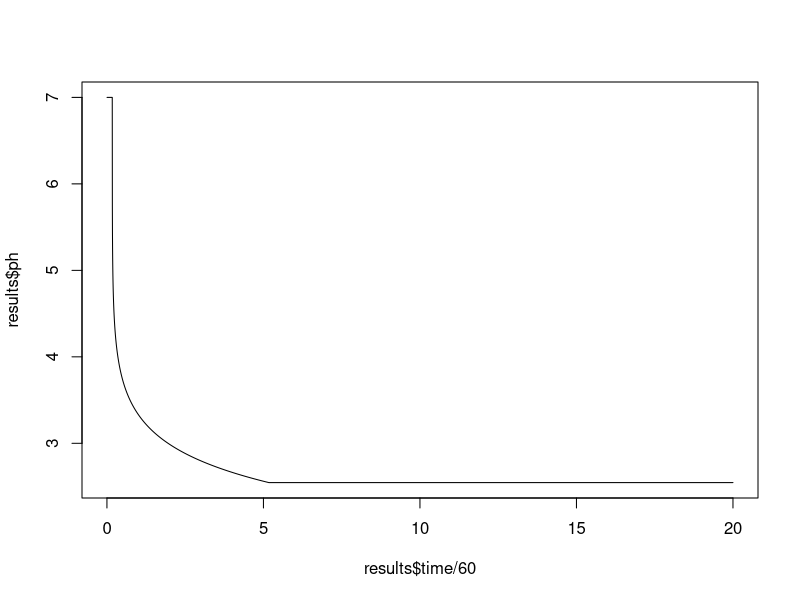
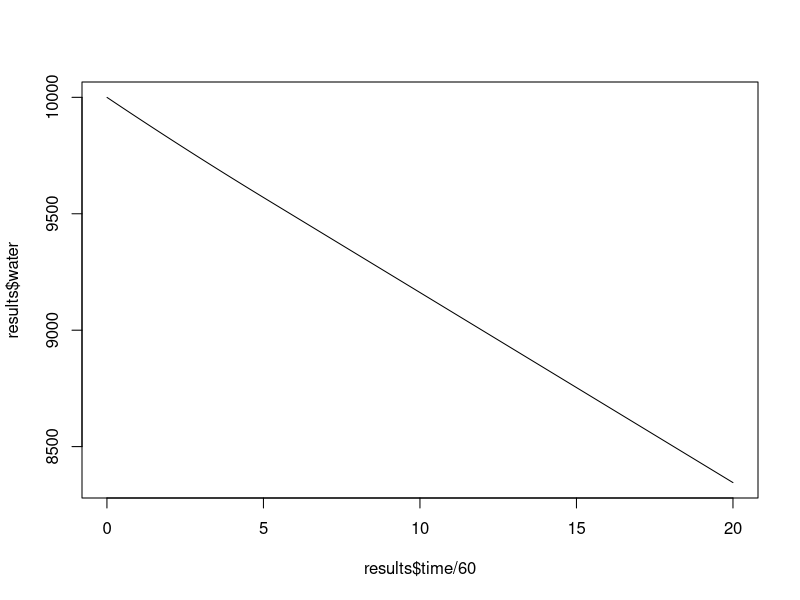
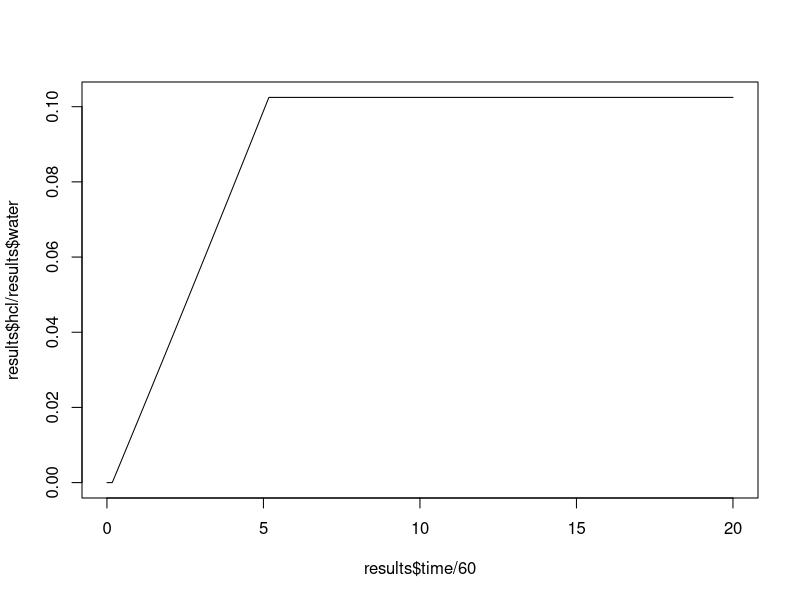
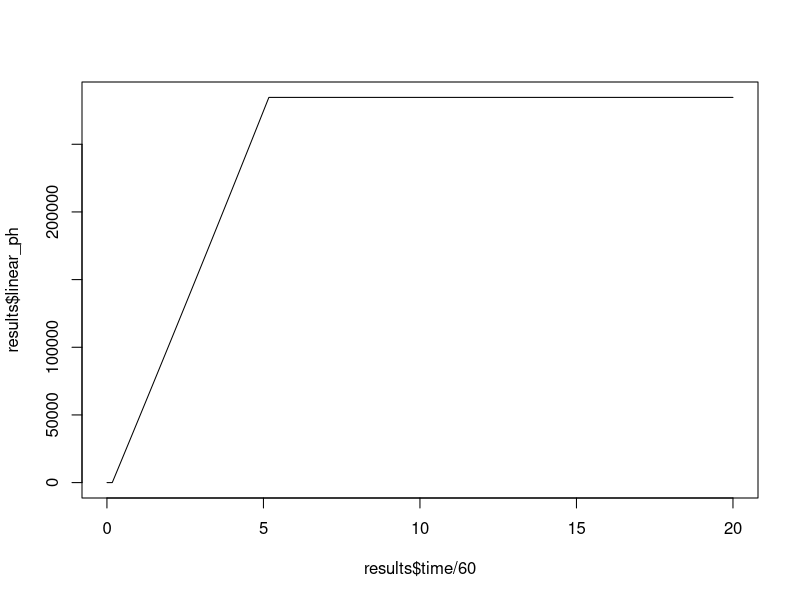

Reproduce these figures in R, in order.
tankContents <- c(water=10000, hcl=0, naoh=0, nacl=0) # (litres, grams, grams, grams)
bleedRate <- 1.5 # litres / second
recirculationRate = 124000/60/60 # litres / second 

# Simulates the recirculation pump; returns the tank contents after pumping as well 
# as the pumping contents
recirc <- function(tankContents, recircRate, timeDelta) {
  recircTotalVolume <- recirculationRate * timeDelta
  recircContents <- recircTotalVolume/sum(tankContents) * tankContents
  tankContents <- tankContents - recircContents
  return(list(tankContents=tankContents, recircContents=recircContents))
}


# Returns the liquid contents after bleeding
bleed <- function(liquidContents, recircRate, timeDelta) {
  bleedTotalVolume <- bleedRate * timeDelta
  bleedVolumes <- bleedTotalVolume/sum(liquidContents) * liquidContents 
  liquidContents <- liquidContents - bleedVolumes
  return(liquidContents)
}


# Returns the recirculation contents to the tank
returnRecirc <- function(tankContents, recircContents) {
  tankContents <- tankContents + recircContents
  return(tankContents)
}


# Simulates make-up water
makeupWaterRate <- 6000 / 60 / 60 # litres / second
makeupWater <- function(tankContents, makeupWaterRate, onVolume=8000, offVolume=10000, timeDelta) {
  # Initial value of makeupWaterOn
  makeupWaterOn <- attr(makeupWater, "state")
  if (is.null(makeupWaterOn)) makeupWaterOn <- FALSE

  if (tankContents["water"] <= onVolume) {
    # Turn makeup water on
    attr(makeupWater, "state") <<- TRUE
  }
  if (tankContents["water"] > offVolume) {
    # Turn makeup water off
    attr(makeupWater, "state") <<- FALSE
  }
  
  if (makeupWaterOn) {
    makeupWaterVolume <- makeupWaterRate * timeDelta
    tankContents["water"] <- tankContents["water"] + makeupWaterVolume
  }
    
  return(tankContents)
}

init_makeupWater <- function() {
  attr(makeupWater, "state") <<- FALSE
}

test_makeupWater <- function() {
  init_makeupWater()
  tankContents <- c(water=0, hcl=0, naoh=0) # (litres, grams, grams)
  result <- makeupWater(tankContents, 
                        makeupWaterRate = 1, 
                        onVolume = 0,
                        offVolume = 1,
                        timeDelta = 1)
  stopifnot(result["water"] == 1)
  stopifnot(result["hcl"] == 0)
  stopifnot(result["naoh"] == 0)
  
  # Make up water should now be off
  result <- makeupWater(result, 
                        makeupWaterRate = 1, 
                        onVolume = 0,
                        offVolume = 1,
                        timeDelta = 1)
  stopifnot(result["water"] == 1)
  stopifnot(result["hcl"] == 0)
  stopifnot(result["naoh"] == 0)  
}

# Simulates the measurement of pH
measurePh <- function(liquidContents) {
  hcl <- unname(liquidContents["hcl"])
  naoh <- unname(liquidContents["naoh"])
  water <- unname(liquidContents["water"])
  
  # Check that neuralisation has already occurred
  stopifnot(hcl==0 | naoh==0)
  
  if (hcl > 0) {
    # pH calculation if there is HCl
    gramsPerMol <- 36
    molOfHcl <- hcl / gramsPerMol
    volume <- water # Assumes that chemical additions do not change volume
    molPerLitre <- molOfHcl / volume
    ph <- -log10(molPerLitre)
    if (ph>7) ph <- 7 # The amount of HCl is so small this equation is no longer correct
  } else if (naoh > 0) {
    # pH calculation if there is NaOH
    gramsPerMol <- 40
    molOfNaoh <- naoh / gramsPerMol
    volume <- water # Assumes that chemical additions do not change volume
    molPerLitre <- molOfNaoh / volume
    poh <- -log10(molPerLitre)
    ph <- 14 - poh
    if (ph<7) ph <- 7 # The amount of NaOH is so small this equation is no longer correct
  } else {
    # pH if there is no HCl nor NaOH
    ph <- 7
  }
  
  # Linearised pH
  linear_ph <- 10^(8-ph)
  
  return(c(ph=ph, linear_ph=linear_ph))
}

test_measurePh <- function() {
  tankContents <- c(water=10000, hcl=1000, naoh=0) # (litres, grams, grams)
  result <- measurePh(tankContents)
  stopifnot(abs(result - 2.56) < 0.01)
}

# Instantanously adds an acid dose
instantaneousAcidDose <- function(tankContents, doseAmount) {
  tankContents["hcl"] <- tankContents["hcl"] + doseAmount
  return(tankContents)
}

test_instantaneousAcidDose <- function() {
  tankContents <- c(water=10000, hcl=0, naoh=0) # (litres, grams, grams)
  result <- instantaneousAcidDose(tankContents, 1000)
  stopifnot(result["hcl"] == 1000)
}


# Pour acid over time
doseAcidAtFixedRate <- function(tankContents, doseAmount, doseDuration, timeDelta) {
  dosedSoFar <- attr(doseAcidAtFixedRate, "dosedSoFar")
  if (is.null(dosedSoFar)) {
    dosedSoFar <- 0
  }
  
  thisDoseAmount <- doseAmount / doseDuration * timeDelta

  if (dosedSoFar < doseAmount) {
    tankContents["hcl"] <- tankContents["hcl"] + thisDoseAmount
    dosedSoFar <- dosedSoFar + thisDoseAmount
    attr(doseAcidAtFixedRate, "dosedSoFar") <<- dosedSoFar
  }  

  return(tankContents)
}

# Initialise static local variable
init_doseAcidAtFixedRate <- function() {
  attr(doseAcidAtFixedRate, "dosedSoFar") <<- 0
}

test_doseAcidAtFixedRate <- function() {
  init_doseAcidAtFixedRate()
  tankContents <- c(water=10000, hcl=0, naoh=0) # (litres, grams, grams)
  result <- doseAcidAtFixedRate(tankContents, 1000, 5*60, timeDelta=60)
  stopifnot(result["hcl"] == 200)
  result <- doseAcidAtFixedRate(result, 1000, 5*60, timeDelta=60)
  stopifnot(result["hcl"] == 400)
}

# Simulates the system through a single time step
update <- function(tankContents, recircRate, time, timeDelta) {
  # Add acid
  if (time>10) {
    tankContents <- doseAcidAtFixedRate(tankContents, 1000, 5*60, timeDelta)
  }
  # Add makup water
  tankContents <- makeupWater(tankContents, makeupWaterRate, timeDelta=timeDelta)
  # Recirc the water
  recircResult <- recirc(tankContents, recircRate, timeDelta)
  tankContents <- recircResult$tankContents
  recircContents <- recircResult$recircContents
  # Measure the pH
  measuredPh <- measurePh(recircContents)
  # Bleed some of the recirc water
  recircContents <- bleed(recircContents, recircRate, timeDelta)
  # Return the remaining recirc water to the tank
  tankContents <- returnRecirc(tankContents, recircContents)
  
  return(list(tankContents=tankContents, ph=measuredPh))
}

test_update <- function() {
  tankContents <- c(water=10000, hcl=1000, naoh=0) # (litres, grams, grams)
  update(tankContents, recirculationRate, 1, timeDelta=1)
  # No test defined
}

# Simulates the system through multiple time steps
run <- function(tankContents, recircRate, duration, timeDelta=0.2) {
  init_makeupWater()
  init_doseAcidAtFixedRate()
  time <- 0
  results <- NULL
  
  while (time < duration) {
    result <- update(tankContents, recircRate, time, timeDelta)
    tankContents <- result$tankContents
    time <- time + timeDelta
    results <- rbind(results, c(time=time, result$tankContents, result$ph))
  }
  
  return(data.frame(results))
}

results <- run(tankContents, recirculationRate, duration=20*60, timeDelta=0.2)

plot(results$time/60, results$ph, type="l")
plot(results$time/60, results$water, type="l")
plot(results$time/60, results$hcl/results$water, type="l")
plot(results$time/60, results$linear_ph, type="l")


